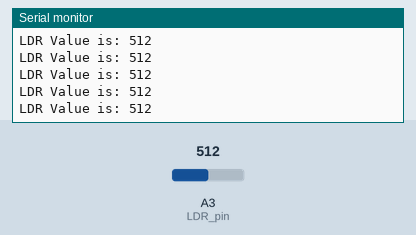
Recording of a sketch running on a simulated Arduino Uno, built with avr-gcc and run on an emulated ATmega328P. On the bench: the last lines printed to the serial monitor. The inputs (shaded band) are chosen by the test bench; at power-on: A3 (LDR_pin) = 512.

Above: at 1.2 s.
1.3 s: A3 (LDR_pin) set to 716
At 1.56 s:
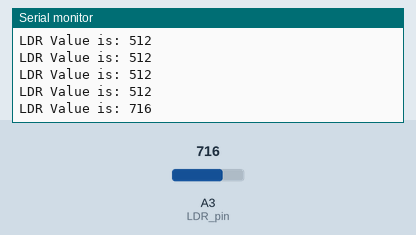
2.8 s: A3 (LDR_pin) set to 900
At 2.96 s:
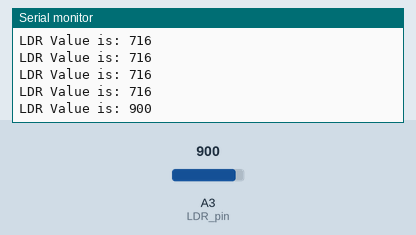
Timing chart, 0 to 5.8 s (numbered marks = the images above; inputs shaded):
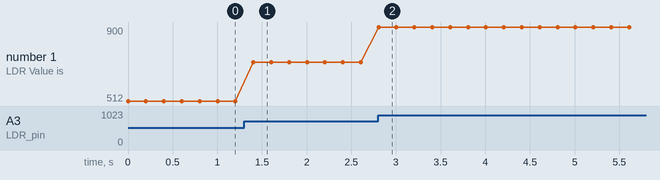

The sketch:

LDR_demo.ino
```cpp
// LDR demo
// Ishaan Takrani
// Arun Chauhan

const int LDR_pin = A3;  // The Arduino pin that the LDR is connected to. It is constant, so it is a const int
int LDR_value = 0;  // The value that the LDR pin reads. This changes, so it is an int, and not a const int

void setup() {
  Serial.begin(9600); // Initialize baud rate for serial monitor
}

void loop() {
  LDR_value = analogRead(LDR_pin);  // LDR_Value stores the value of what is read from the LDR pin.
  Serial.print("LDR Value is: ");   // Prints this to the serial monitor
  Serial.println(LDR_value);  // Prints the LDR value
  delay(200); // Refreshes every 200 milliseconds. This means that the LDR value is read and displayed every 200 milliseconds
}
```

Measured:
- after the input at 1.3 s, the serial monitor: prints a new line after 0.10 s (image 1)
- after the input at 2.8 s, the serial monitor: prints a new line at once (image 2)
- plotted number 1: 512 → 716 after the input at 1.3 s, 716 → 900 after the input at 2.8 s
